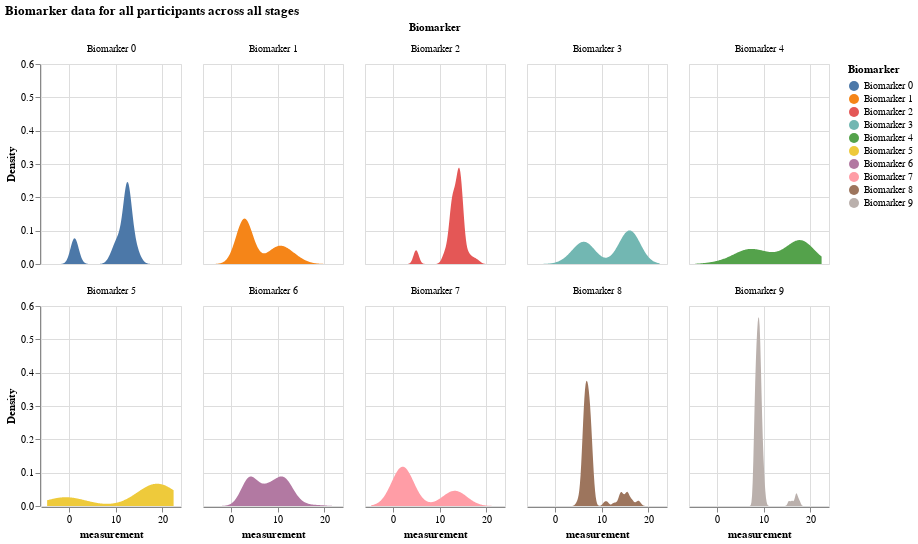

The cell this chart's notebook holds for it:
### Markdown cell above
## Visualizing simulated results

With the above data structure, we can visualize the following data:

- Distribution of all biomarker values by biomarker
- Distribution of all biomarker values when the participant is at a certain disease stage
- Comparing a certain biomarker data 
- A certain participant's data

### Distribution of all biomarker values by biomarker

### Code cell
df = pd.DataFrame(X, columns = [f"Biomarker {i}" for i in range(N)])

# make this dataframe wide to long 
df_long = df.melt(var_name = "Biomarker", value_name="Value")

# exapand the value column into a dataframe
values_df = df_long['Value'].apply(pd.Series)
values_df.columns = ['participant', 'measurement', 'k_j', 'S_n', 'affected_or_not']

# join values_df with df_long
df_expanded = df_long.drop('Value', axis = 1).join(values_df)

alt.Chart(df_expanded).transform_density(
    'measurement',
    as_=['measurement', 'Density'],
    groupby=['Biomarker']
).mark_area().encode(
    x="measurement:Q",
    y="Density:Q",
    facet = alt.Facet(
        "Biomarker:N",
        columns = 5
    ),
    color=alt.Color(
        'Biomarker:N'
    )
).properties(
    width= 140,
    height = 200,
).properties(
    title='Biomarker data for all participants across all stages'
)

### Figure 1 — Vega-Lite specification as saved in the notebook (floating-point values rounded to 4 significant figures; data arrays with more than 128 entries replaced by an {"elided": "..."} marker saying what was removed)
{"config": {"view": {"continuousWidth": 300, "continuousHeight": 300}}, "data": {"name": "data-4b29d9a1c82d987a5d8f7ab9f41cad87"}, "mark": {"type": "area"}, "encoding": {"color": {"field": "Biomarker", "type": "nominal"}, "facet": {"columns": 5, "field": "Biomarker", "type": "nominal"}, "x": {"field": "measurement", "type": "quantitative"}, "y": {"field": "Density", "type": "quantitative"}}, "height": 200, "title": "Biomarker data for all participants across all stages", "transform": [{"density": "measurement", "groupby": ["Biomarker"], "as": ["measurement", "Density"]}], "width": 140, "$schema": "https://vega.github.io/schema/vega-lite/v5.16.3.json", "datasets": {"data-4b29d9a1c82d987a5d8f7ab9f41cad87": {"elided": "1000 records"}}}
